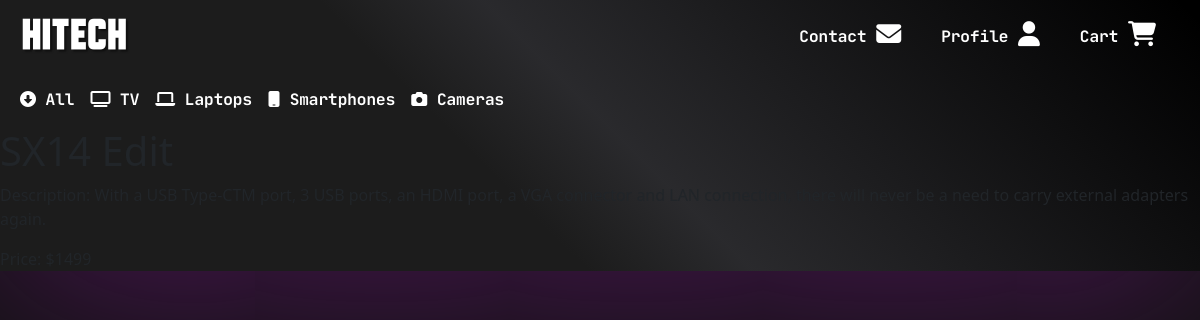
Page /product/edit/51/ on the earlier database version.
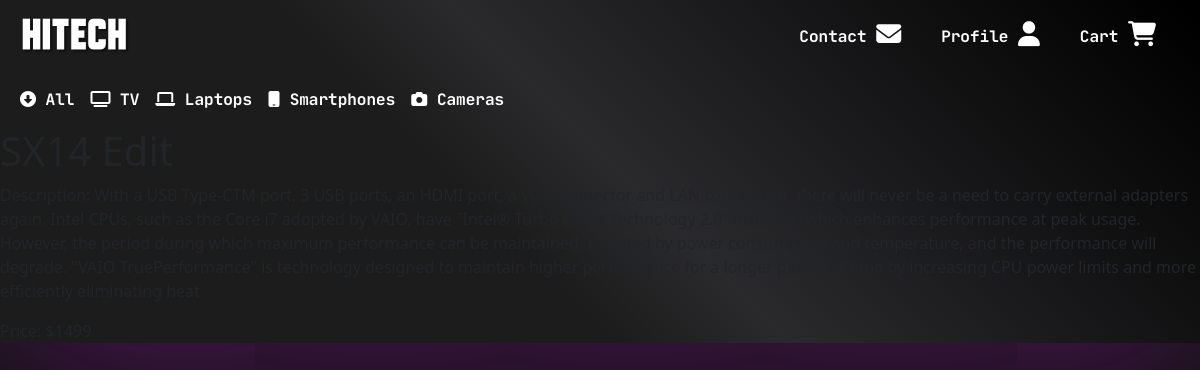
Same page on the later database version.
### products/models.py (models this page shows, shortened)
class Product(models.Model):
    category = models.ForeignKey(Category, null=True, blank=True, on_delete=models.SET_NULL)
    subcategory = models.ForeignKey(Subcategory, null=True, blank=True, on_delete=models.SET_NULL)
    title = models.CharField(max_length=120)
    description = models.TextField()
    price = models.DecimalField(max_digits=6, decimal_places=0, null=True)
    rating = models.DecimalField(max_digits=5, decimal_places=0, null=True, blank=True)
    image_url = models.URLField(max_length=1024, null=True, blank=True)
    image = models.ImageField(upload_to=product_image_path, null=True, blank=True)

### products/views.py (the view)
# urls.py: path('edit/<int:product_id>/',views.product_edit,name='product_edit'),
def product_edit(request, product_id):
    product = get_object_or_404(Product, pk=product_id)
    if request.method == 'POST':
        form = ProductForm(request.POST, request.FILES, instance=product)
        if form.is_valid():
            form.save()
            return redirect('product_list')  # Redirect to the product list page
    else:
        form = ProductForm(instance=product)
    return render(request, 'products/product_edit.html', {'form': form, 'product': product})

### products/templates/products/product_edit.html (shortened to what this page needs)
{% extends 'base.html' %}
{% block content %}
<h1>{{ product.title }} Edit</h1>
<p>Description: {{ product.description }}</p>
<p>Price: ${{ product.price }}</p>
{% endblock %}

### templates/base.html (shortened to what this page needs)
{% load static %}
<!DOCTYPE html>
<html lang="en">
<head>
    {% block corecss %}
        <link rel="stylesheet" href="{% static 'css/base.css' %}">
        <link rel="stylesheet" href="https://cdn.jsdelivr.net/npm/bootstrap@5.3.3/dist/css/bootstrap.min.css">
        <link rel="stylesheet" href="https://getbootstrap.com/docs/5.3/assets/css/docs.css">
        <link rel="stylesheet" href="https://cdnjs.cloudflare.com/ajax/libs/font-awesome/5.15.4/css/all.min.css">
        <link rel="stylesheet" href="https://cdn.lineicons.com/4.0/lineicons.css">
    {% endblock %}
</head>
<body>
    <header class="navbar navbar-expand-lg navbar-dark bg-transparent">
        <div class="container-fluid">
            <div class="navbar-brand">
                <a class="navbar-brand-a" href="{% url 'home' %}">hitech</a>
            </div>
            <ul class="navbar-nav flex-row">
                <li class="nav-item me-4">
                    <a class="nav-link" href="#">
                        <span>Contact</span>
                        <i class="fas fa-envelope fa-lg"></i>
                    </a>
                </li>
                <li class="nav-item me-4 dropdown">
                    <a class="nav-link dropdown-toggle" href="#" id="userDropdownMenuLink"
                        role="button" data-bs-toggle="dropdown" aria-expanded="false">
                        <span>Profile</span>
                        <i class="fas fa-user fa-lg"></i>
                    </a>
                </li>
                   <li class="nav-item me-4">
                    <a class="nav-link" href="{% url 'home' %}">
                        <span>Cart</span>
                        <i class="fas fa-shopping-cart fa-lg"></i>
                    </a>
                </li>
            </ul>
        </div>
    </header>
    <nav class="navbar navbar-expand-lg navbar-dark bg-transparent">
        <div class="container-fluid">
            <div class="collapse navbar-collapse justify-content-start" id="navbarSupportedContent">
                <ul class="navbar-nav">
                    <li class="nav-item">
                        <a class="nav-link nav-icon" href="{% url 'product_list' %}">
                            <i class="fa-solid fa-circle-down"></i>
                            <span>All</span>
                        </a>
                    </li>
                    <li class="nav-item dropdown">
                        <a class="nav-link dropdown-toggle nav-icon" href="#" id="tvDropdownMenuLink" role="button" data-bs-toggle="dropdown" aria-expanded="false">
                            <i class="fa-solid fa-tv"></i>
                            <span>TV</span>
                        </a>
                    </li>
                    <li class="nav-item dropdown">
                        <a class="nav-link dropdown-toggle nav-icon" href="#" id="computerDropdownMenuLink" role="button" data-bs-toggle="dropdown" aria-expanded="false">
                            <i class="fa-solid fa-laptop"></i>
                            <span>Laptops</span>
                        </a>
                    </li>
                    <li class="nav-item dropdown">
                        <a class="nav-link dropdown-toggle nav-icon" href="#" id="mobileDropdownMenuLink" role="button" data-bs-toggle="dropdown" aria-expanded="false">
                            <i class="fa-solid fa-mobile"></i>
                            <span>Smartphones</span>
                        </a>
                    </li>
                    <li class="nav-item dropdown">
                        <a class="nav-link dropdown-toggle nav-icon" href="#" id="cameraDropdownMenuLink" role="button" data-bs-toggle="dropdown" aria-expanded="false">
                            <i class="fa-solid fa-camera"></i>
                            <span>Cameras</span>
                        </a>
                    </li>
                </ul>
            </div>
        </div>
    </nav>
    <div>
        {% block content %}
        {% endblock %}
    </div>
</body>
</html>

### static/css/base.css (style rules this page uses)
html { background: #121212; }
body { max-width: 1200px; margin: 0 auto !important; background: linear-gradient(45deg, rgb(28, 28, 28) 40%, rgba(33, 33, 36, 0.96) 51.2%, rgb(0, 0, 0) 98.6%); box-shadow: 0 0 200px rgba(165, 28, 189, 0.5); }
.navbar-brand-a { padding-left: 10px; font-family: 'TechHeadlines-3Pzp', sans-serif; font-size: 30px; letter-spacing: 1px; text-shadow: 2px 2px 2px rgba(0, 0, 0, 0.5); text-decoration: none; color: #fff; }
.navbar .nav-link { font-family: 'JetbrainsMonoBold-51Xez', sans-serif; color: #fff; }
.navbar.navbar-expand-lg .fa-lg { font-size: 25px; }
.nav-link.dropdown-toggle::after { display: none; }

Differences in the rows shown:
changed Product: description "With a USB Type-CTM port, 3 USB ports, an HDMI port, a VGA connector and LAN connection, there will never be a need to carry external adapters again." → "…carry external adapters again. Intel CPUs, such as the Core i7 adopted by VAIO, have \"Intel® Turbo Boost Technology 2.0\" installed, which enhances performance at peak usage. However, the period during which maximum performance can be maintained is limited by power consumption and temperature, and the performance will degrade. \"VAIO TruePerformance\" is technology designed to maintain higher performance for a longer period of time by increasing CPU power limits and more efficiently eliminating heat."
